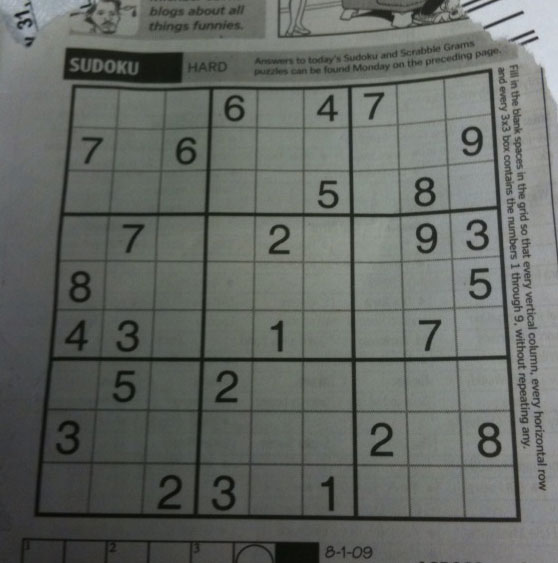
#> input picture OpenCV/assets/sudoku.png, 558 x 563 px
$ jupyter execute Binary_Morphology_Lab.ipynb
#> lines starting #> are read from the running program, lines starting #| are printed output that depends on the picture; after the words box and inside, x2 and y2 are one past the last pixel; in counts of white or black regions, pixels touching at a corner belong together
# Binary Morphology Lab
### OpenCV | Thresholding, Binarization & Morphological Transformations

**Learning objectives**

By the end of this notebook, you will be able to:

- Convert grayscale images into binary masks using global, Otsu, and adaptive thresholding.
- Understand how threshold selection affects foreground/background separation.
- Use structuring elements (kernels) to manipulate binary shapes.
- Apply erosion, dilation, opening, and closing for practical image-cleaning tasks.
- Extract boundaries and small-scale details using morphological gradient, top-hat, and black-hat operations.

> **Notebook scope:** This notebook covers thresholding and the morphological operations introduced up to the supplementary morphology section. It uses different classic OpenCV sample images and generated geometric examples rather than reusing the images from the previous notebook.

## 1. Environment Setup

We use OpenCV for image processing, NumPy for numerical operations, and Matplotlib for visualization.

If the packages are not installed, run the following command in your terminal:

[cell 1]
# If needed, uncomment and run:
# %pip install opencv-python numpy matplotlib requests

[cell 2]
import cv2
import numpy as np
import matplotlib.pyplot as plt
from pathlib import Path
import requests

print("OpenCV version:", cv2.__version__)

## 2. Load the Sample Images

We will use two well-known images from the OpenCV sample collection:

- **Sudoku:** useful for studying uneven illumination and adaptive thresholding.
- **Smarties:** useful for observing object/background contrast and binary segmentation.

The images are downloaded once into a local `assets` folder. If you already have the images, place them in that folder and skip the download.

[cell 3]
ASSET_DIR = Path("assets")
ASSET_DIR.mkdir(exist_ok=True)

IMAGE_URLS = {
    "sudoku": "https://raw.githubusercontent.com/opencv/opencv/4.x/samples/data/sudoku.png",
    "smarties": "https://raw.githubusercontent.com/opencv/opencv/4.x/samples/data/smarties.png",
}

def download_image(name, url):
    path = ASSET_DIR / f"{name}.png"
    if not path.exists():
        response = requests.get(url, timeout=30)
        response.raise_for_status()
        path.write_bytes(response.content)
    return path

for name, url in IMAGE_URLS.items():
    download_image(name, url)

sudoku = cv2.imread(str(ASSET_DIR / "sudoku.png"))
#> sudoku is the input picture: shape (563, 558, 3); mean B, G, R 99.5, 104.1, 100
smarties = cv2.imread(str(ASSET_DIR / "smarties.png"))
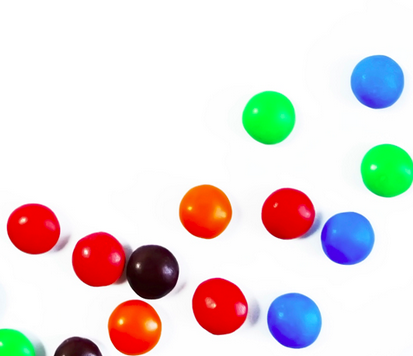
#> input picture OpenCV/assets/smarties.png, 413 x 356 px
#> smarties is the input picture: shape (356, 413, 3); mean B, G, R 219.1, 220.4, 228.9

if sudoku is None or smarties is None:
    raise FileNotFoundError("Could not load the sample images. Check the assets folder.")

sudoku_gray = cv2.cvtColor(sudoku, cv2.COLOR_BGR2GRAY)
smarties_gray = cv2.cvtColor(smarties, cv2.COLOR_BGR2GRAY)
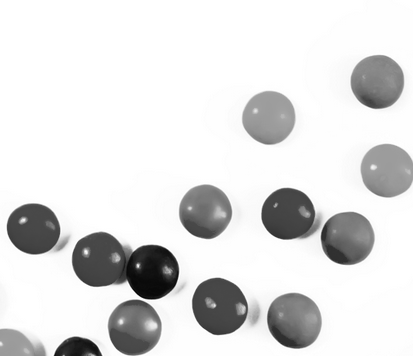
#> smarties_gray: shape (356, 413); min 4, max 255, mean 222.8

def show_images(images, titles, cmap=None, figsize=(15, 5)):
#> called with figsize = (15, 5)
    plt.figure(figsize=figsize)
    for i, (image, title) in enumerate(zip(images, titles), 1):
        plt.subplot(1, len(images), i)
        if image.ndim == 3:
            image = cv2.cvtColor(image, cv2.COLOR_BGR2RGB)
        plt.imshow(image, cmap=cmap if image.ndim == 2 else None)
        plt.title(title)
        plt.axis("off")
#> this loop made 3 passes
#> title on passes 1 to 3: 'Sudoku (BGR)', 'Sudoku (Grayscale)', 'Smarties (BGR)'
    plt.tight_layout()
    plt.show()

show_images(
    [sudoku, sudoku_gray, smarties],
    ["Sudoku (BGR)", "Sudoku (Grayscale)", "Smarties (BGR)"],
    figsize=(15, 5)
)

## 3. Why Binarization?

A grayscale image stores intensity values, typically from **0 (black)** to **255 (white)**. A binary image represents each pixel using only two values:

- `0`: background
- `255`: foreground

Binarization is useful when the goal is to separate an object or region from its background. The quality of this separation strongly affects all later operations, including morphology, connected-component analysis, and contour extraction.

For a threshold value `T`, binary thresholding is defined as:

\[
g(x,y)=
\begin{cases}
255 & \text{if } f(x,y)>T \\
0 & \text{otherwise}
\end{cases}
\]

[cell 4]
threshold_value = 150

_, binary_smarties = cv2.threshold(
    smarties_gray,
    threshold_value,
    255,
    cv2.THRESH_BINARY
)
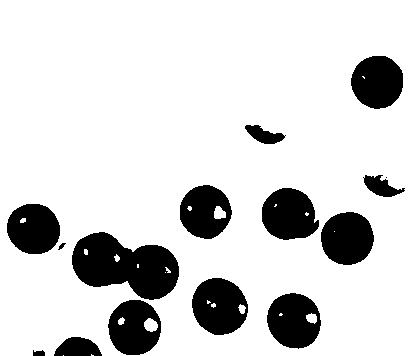
#> binary_smarties: shape (356, 413); 83.7% white; 15 black regions (1 under 20 px), largest, box (x1, y1, x2, y2) and area: (72, 232, 179, 300) 4714, (192, 278, 248, 335) 2391, (262, 188, 319, 240) 2263

show_images(
    [smarties_gray, binary_smarties],
    ["Original grayscale", f"Binary threshold (T={threshold_value})"],
    cmap="gray",
    figsize=(12, 5)
)
#> the loop in show_images (call 2), `for i, (image, title) in enumerate(zip(images, titles), 1):` made 2 passes
#> (i, title) on passes 1 to 2: (1, 'Original grayscale'), (2, 'Binary threshold (T=150)')

## 4. Global Thresholding

In global thresholding, one threshold value is applied to every pixel in the image.

### OpenCV syntax

```python
retval, dst = cv2.threshold(src, thresh, maxval, type)
```

| Argument | Meaning |
|---|---|
| `src` | Input grayscale image |
| `thresh` | Threshold value |
| `maxval` | Output value assigned to selected pixels |
| `type` | Thresholding method |
| `retval` | Threshold value used by OpenCV |
| `dst` | Thresholded output image |

### Five common thresholding types

1. `THRESH_BINARY`
2. `THRESH_BINARY_INV`
3. `THRESH_TRUNC`
4. `THRESH_TOZERO`
5. `THRESH_TOZERO_INV`

Only the first two always produce a strictly binary image.

[cell 5]
threshold_types = [
    (cv2.THRESH_BINARY, "BINARY"),
    (cv2.THRESH_BINARY_INV, "BINARY_INV"),
    (cv2.THRESH_TRUNC, "TRUNC"),
    (cv2.THRESH_TOZERO, "TOZERO"),
    (cv2.THRESH_TOZERO_INV, "TOZERO_INV"),
]

plt.figure(figsize=(16, 8))
for i, (method, name) in enumerate(threshold_types, 1):
    _, result = cv2.threshold(sudoku_gray, 127, 255, method)
    plt.subplot(2, 3, i)
    plt.imshow(result, cmap="gray", vmin=0, vmax=255)
    plt.title(name)
    plt.axis("off")
#> this loop made 5 passes
#> pass 1, `_, result = cv2.threshold(sudoku_gray, 127, 255, method)`:
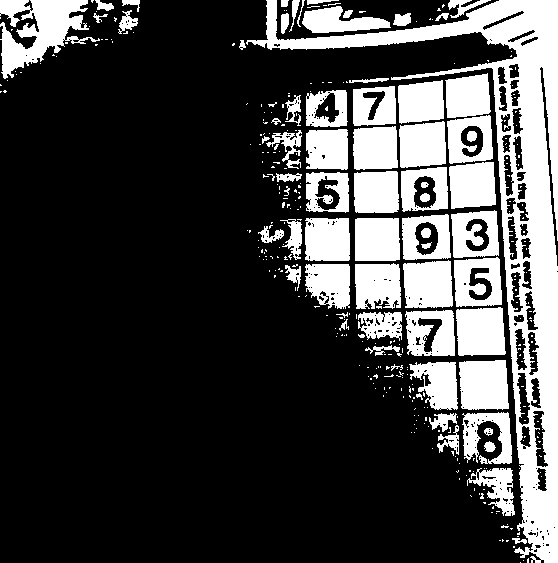
#> result: shape (563, 558); 26% white; 351 white regions (281 under 20 px), largest, box (x1, y1, x2, y2) and area: (246, 0, 558, 563) 26722, (0, 0, 100, 79) 3842, (459, 360, 509, 410) 2280

plt.subplot(2, 3, 6)
plt.imshow(sudoku_gray, cmap="gray")
plt.title("Original grayscale")
plt.axis("off")
plt.tight_layout()
plt.show()

### Experiment 1 — How does the threshold value change the result?

A low threshold classifies more pixels as foreground in `THRESH_BINARY`. A high threshold makes the foreground region smaller.

Try several values and compare the resulting masks.

[cell 6]
thresholds = [60, 100, 140, 180, 220]

plt.figure(figsize=(15, 5))
for i, t in enumerate(thresholds, 1):
    _, result = cv2.threshold(
        smarties_gray, t, 255, cv2.THRESH_BINARY
    )
    plt.subplot(1, len(thresholds), i)
    plt.imshow(result, cmap="gray")
    plt.title(f"T = {t}")
    plt.axis("off")

plt.tight_layout()
plt.show()

## 5. Otsu's Binarization

Choosing a threshold manually is not always convenient. **Otsu's method** automatically selects a global threshold by analyzing the image histogram.

The central idea is to divide the pixels into two classes and select the threshold that maximizes between-class variance (equivalently, minimizes within-class variance).

\[
\sigma_b^2(T)=\omega_0(T)\omega_1(T)
\left[\mu_0(T)-\mu_1(T)\right]^2
\]

Where:

- \(\omega_0, \omega_1\): proportions of pixels in the two classes.
- \(\mu_0, \mu_1\): mean intensities of the two classes.

The optimal threshold is:

\[
T^*=\arg\max_T \sigma_b^2(T)
\]

Otsu often works well when the histogram has two reasonably separated groups. It is a **global** method, so it may struggle with strong illumination variation.

[cell 7]
otsu_threshold, otsu_result = cv2.threshold(
    sudoku_gray,
    0,
    255,
    cv2.THRESH_BINARY + cv2.THRESH_OTSU
)
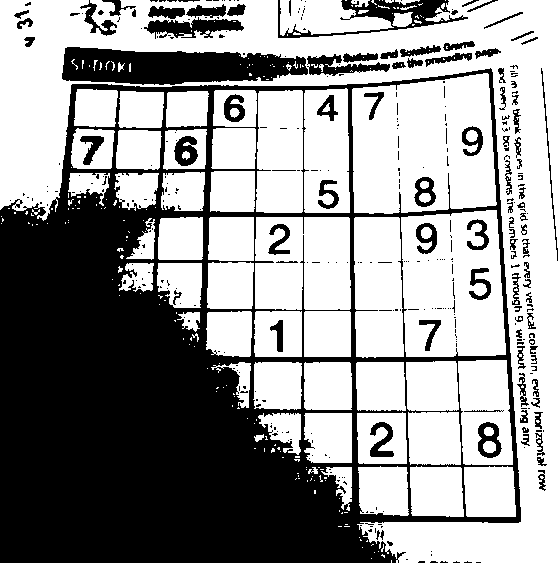
#> otsu_result: shape (563, 558); 59% white; 359 black regions (263 under 20 px), largest, box (x1, y1, x2, y2) and area: (0, 68, 521, 563) 105703, (62, 47, 308, 85) 6806, (278, 0, 468, 38) 2033
#> otsu_threshold = 97

print("Otsu threshold:", otsu_threshold)
#| Otsu threshold: 97.0

show_images(
    [sudoku_gray, otsu_result],
    ["Original grayscale", "Otsu binary result"],
    cmap="gray",
    figsize=(12, 5)
)

### 5.1 Otsu after Gaussian blurring

Noise can create small intensity variations and make thresholding less stable. A Gaussian filter can reduce high-frequency noise before applying Otsu.

\[
I_{smooth}=G_{\sigma}*I
\]

Here, `*` denotes convolution.

[cell 8]
sudoku_blur = cv2.GaussianBlur(sudoku_gray, (5, 5), 0)

otsu_blur_threshold, otsu_blur = cv2.threshold(
    sudoku_blur,
    0,
    255,
    cv2.THRESH_BINARY + cv2.THRESH_OTSU
)
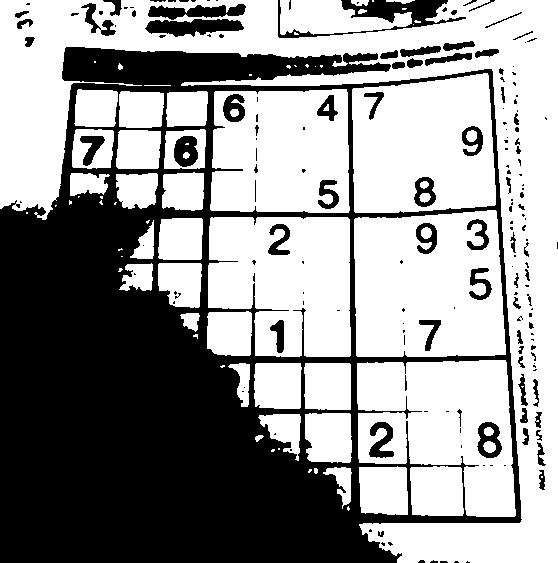
#> otsu_blur: shape (563, 558); 58.8% white; 179 black regions (109 under 20 px), largest, box (x1, y1, x2, y2) and area: (0, 47, 522, 563) 115329, (278, 0, 466, 38) 2012, (145, 19, 244, 37) 1189
#> otsu_blur_threshold = 97

print("Otsu threshold after blur:", otsu_blur_threshold)
#| Otsu threshold after blur: 97.0

show_images(
    [sudoku_gray, otsu_result, otsu_blur],
    ["Original", "Otsu", "Gaussian blur + Otsu"],
    cmap="gray",
    figsize=(15, 5)
)

## 6. Adaptive Thresholding

A single global threshold is not ideal when different parts of an image have different illumination levels. Adaptive thresholding calculates a local threshold for each pixel using a neighborhood around it.

Two methods are available:

- `ADAPTIVE_THRESH_MEAN_C`: local arithmetic mean minus a constant `C`.
- `ADAPTIVE_THRESH_GAUSSIAN_C`: Gaussian-weighted local mean minus `C`.

\[
T(x,y)=\operatorname{LocalMean}(x,y)-C
\]

`blockSize` specifies the neighborhood width and height. It must be an odd integer greater than 1.

[cell 9]
adaptive_mean = cv2.adaptiveThreshold(
    sudoku_gray,
    255,
    cv2.ADAPTIVE_THRESH_MEAN_C,
    cv2.THRESH_BINARY,
    21,
    5
)
#> adaptive_mean: shape (563, 558); 80.4% white; 481 black regions (378 under 20 px), largest, box (x1, y1, x2, y2) and area: (33, 68, 522, 523) 31610, (277, 0, 500, 39) 2600, (63, 47, 184, 83) 2538

adaptive_gaussian = cv2.adaptiveThreshold(
    sudoku_gray,
    255,
    cv2.ADAPTIVE_THRESH_GAUSSIAN_C,
    cv2.THRESH_BINARY,
    21,
    5
)
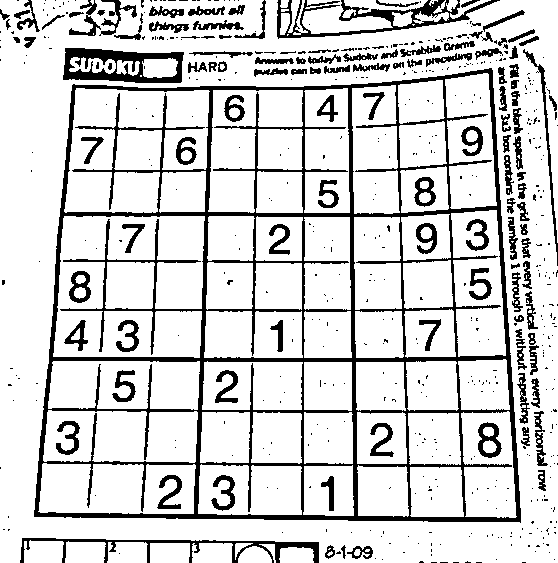
#> adaptive_gaussian: shape (563, 558); 83.1% white; 578 black regions (455 under 20 px), largest, box (x1, y1, x2, y2) and area: (34, 68, 521, 523) 27438, (277, 0, 500, 39) 2251, (63, 48, 184, 83) 2243

show_images(
    [sudoku_gray, otsu_result, adaptive_mean, adaptive_gaussian],
    ["Original", "Global Otsu", "Adaptive Mean", "Adaptive Gaussian"],
    cmap="gray",
    figsize=(16, 5)
)

### Experiment 2 — Tune `blockSize` and `C`

- Increasing `blockSize` makes the local neighborhood larger.
- Increasing `C` subtracts a larger value from the local estimate.
- Very small neighborhoods may be sensitive to noise.
- Very large neighborhoods may behave more like global thresholding.

Try different parameter combinations on the Sudoku image.

[cell 10]
block_sizes = [11, 21, 35]
C_values = [2, 5, 10]

plt.figure(figsize=(14, 10))
plot_index = 1

for block_size in block_sizes:
    for C in C_values:
        result = cv2.adaptiveThreshold(
            sudoku_gray,
            255,
            cv2.ADAPTIVE_THRESH_GAUSSIAN_C,
            cv2.THRESH_BINARY,
            block_size,
            C
        )
        plt.subplot(len(block_sizes), len(C_values), plot_index)
        plt.imshow(result, cmap="gray")
        plt.title(f"blockSize={block_size}, C={C}")
        plt.axis("off")
        plot_index += 1
#> after the loop, plot_index = 10

plt.tight_layout()
plt.show()
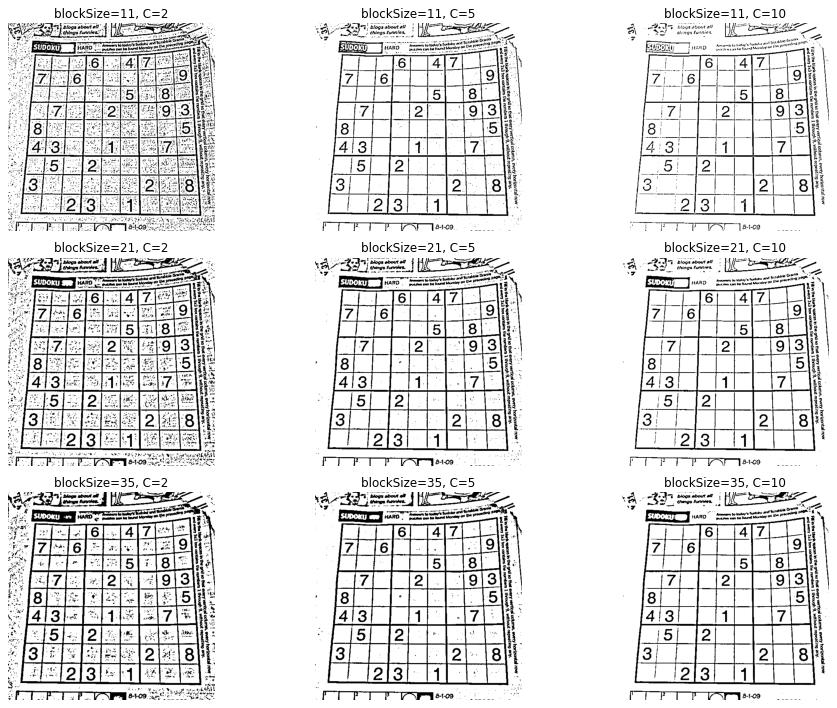
#> figure drawn by matplotlib, 9 panels

# Part II — Morphological Transformations

Morphological operations process image structures according to their shape. They are especially useful after binarization to remove small noise, connect broken regions, fill small gaps, and extract boundaries.

## 7. Structuring Elements (Kernels)

A structuring element is a small matrix that defines the neighborhood used by a morphological operation.

OpenCV can create rectangular, cross-shaped, and elliptical structuring elements.

[cell 11]
kernel_rect = cv2.getStructuringElement(cv2.MORPH_RECT, (7, 7))
kernel_cross = cv2.getStructuringElement(cv2.MORPH_CROSS, (7, 7))
kernel_ellipse = cv2.getStructuringElement(cv2.MORPH_ELLIPSE, (7, 7))

fig, axes = plt.subplots(1, 3, figsize=(10, 3))
for ax, kernel, title in zip(
    axes,
    [kernel_rect, kernel_cross, kernel_ellipse],
    ["Rectangle", "Cross", "Ellipse"]
):
    ax.imshow(kernel, cmap="gray", vmin=0, vmax=1)
    ax.set_title(title)
    ax.set_xticks(range(kernel.shape[1]))
    ax.set_yticks(range(kernel.shape[0]))
    ax.grid(True, color="red", linewidth=0.5)
#> this loop made 3 passes
plt.tight_layout()
plt.show()

## 8. Create a Controlled Binary Example

Before applying morphology to a real image, it is useful to study its effect on a simple binary mask. The following image contains two rectangular objects, a small isolated noise component, and a narrow gap.

[cell 12]
morph_demo = np.zeros((180, 300), dtype=np.uint8)

# Main foreground objects
cv2.rectangle(morph_demo, (35, 45), (115, 135), 255, -1)
#> morph_demo: shape (180, 300); 13.7% white; 1 white region, box (x1, y1, x2, y2) and area: (35, 45, 116, 136) 7371
cv2.rectangle(morph_demo, (125, 65), (215, 125), 255, -1)
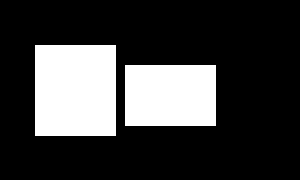
#> morph_demo: shape (180, 300); 23.9% white; 2 white regions, box (x1, y1, x2, y2) and area: (35, 45, 116, 136) 7371, (125, 65, 216, 126) 5551

# Small isolated white noise
cv2.circle(morph_demo, (260, 35), 4, 255, -1)
#> morph_demo: shape (180, 300); 24% white; 3 white regions, box (x1, y1, x2, y2) and area: (35, 45, 116, 136) 7371, (125, 65, 216, 126) 5551, (256, 31, 265, 40) 49
cv2.circle(morph_demo, (270, 145), 3, 255, -1)
#> morph_demo: shape (180, 300); 24.1% white; 4 white regions, box (x1, y1, x2, y2) and area: (35, 45, 116, 136) 7371, (125, 65, 216, 126) 5551, (256, 31, 265, 40) 49, (267, 142, 274, 149) 29

show_images([morph_demo], ["Binary morphology test image"], cmap="gray", figsize=(7, 4))

## 9. Erosion

**Erosion** shrinks white foreground regions. For a binary image, a foreground pixel remains white only when the structuring element fits the foreground at that location.

\[
A\ominus B
\]

Typical uses:

- Removing small white noise.
- Separating objects connected by thin bridges.
- Reducing the thickness of foreground structures.

The effect depends on the kernel shape, kernel size, and number of iterations.

[cell 13]
kernel = cv2.getStructuringElement(cv2.MORPH_RECT, (5, 5))

eroded = cv2.erode(
    morph_demo,
    kernel,
    iterations=1
)

show_images(
    [morph_demo, eroded],
    ["Original binary image", "After erosion"],
    cmap="gray",
    figsize=(12, 4)
)
#> in show_images (call 7), `plt.show()`:
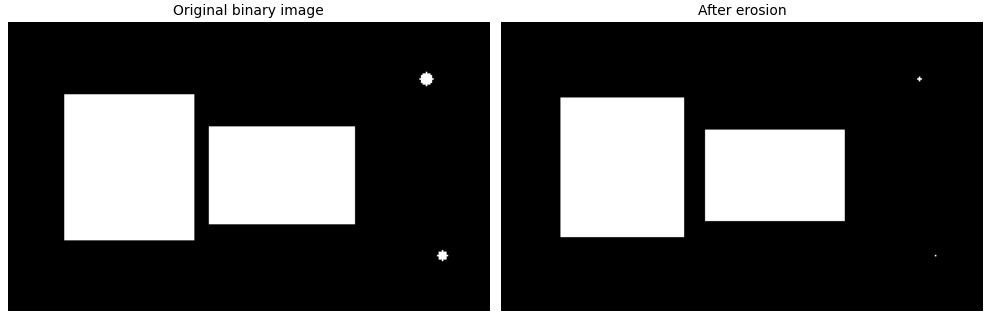
#> figure drawn by matplotlib, 2 panels

## 10. Dilation

**Dilation** expands white foreground regions. A pixel becomes foreground when the structuring element overlaps the foreground according to the dilation rule.

\[
A\oplus B
\]

Typical uses:

- Connecting nearby foreground regions.
- Filling small gaps between parts of an object.
- Increasing the thickness of lines and shapes.

[cell 14]
dilated = cv2.dilate(
    morph_demo,
    kernel,
    iterations=1
)

show_images(
    [morph_demo, dilated],
    ["Original binary image", "After dilation"],
    cmap="gray",
    figsize=(12, 4)
)
#> (the rest of the program and of its run is left out)
